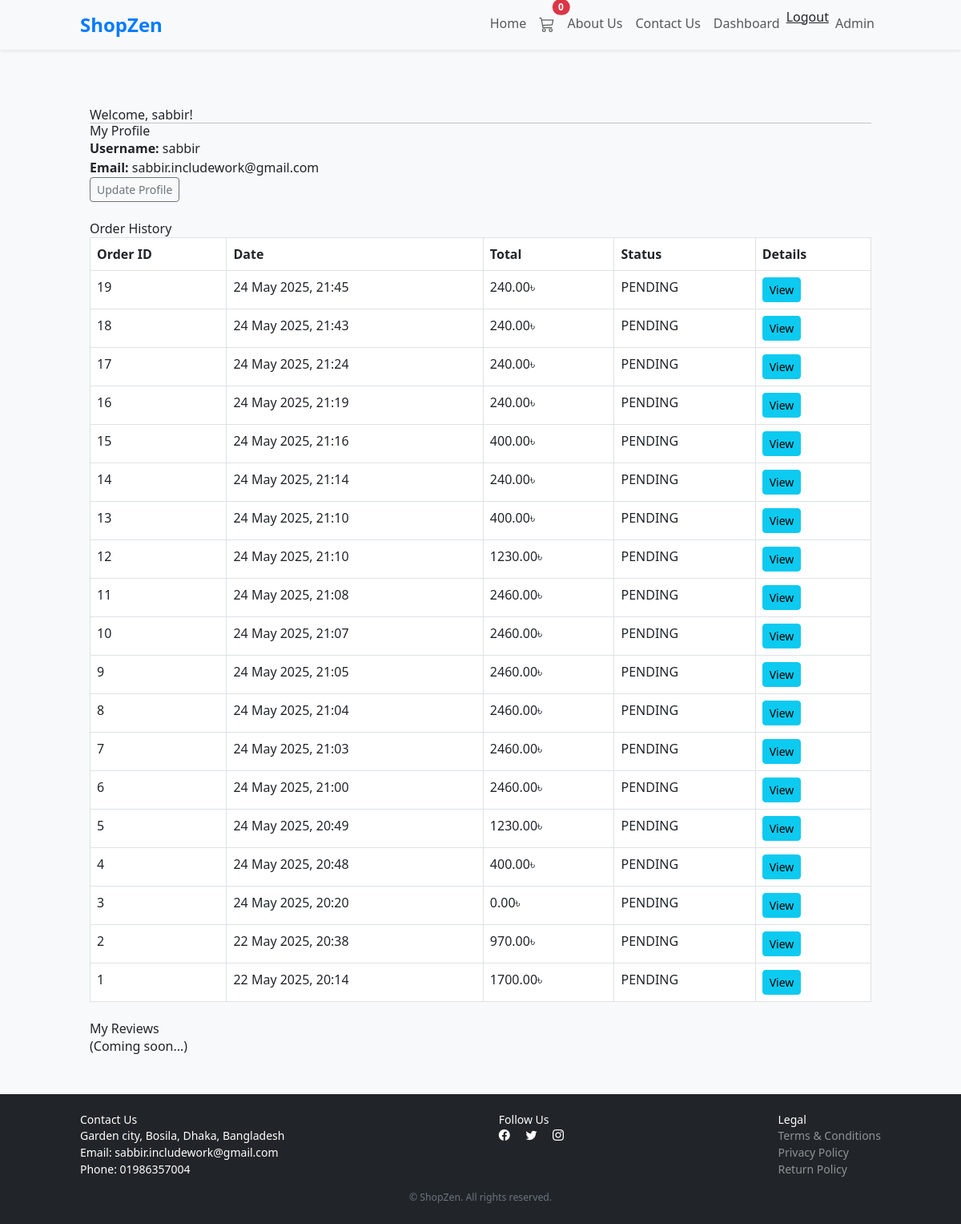
The page /dashboard/ (signed in) on the database its author committed.
### shop/models.py (models this page shows, shortened)
class Order(models.Model):
    STATUS_CHOICES = [
        ("PENDING", "Pending"),
        ("PAID", "Paid"),
        ("FAILED", "Failed"),
    ]
    user        = models.ForeignKey(settings.AUTH_USER_MODEL, on_delete=models.CASCADE)
    tran_id     = models.CharField(max_length=255, blank=True, null=True)  # transaction id
    status      = models.CharField(max_length=10, choices=STATUS_CHOICES, default="PENDING")
    total       = models.DecimalField(max_digits=12, decimal_places=2)
    created_at  = models.DateTimeField(auto_now_add=True)
    payment_method = models.CharField(max_length=50, blank=True, null=True)
    bkash_number = models.CharField(max_length=20, blank=True, null=True)

### shop/views.py (the view)
# urls.py: path("dashboard/", views.dashboard, name="dashboard"),
@login_required
def dashboard(request):
    orders = Order.objects.filter(user=request.user).order_by('-created_at')
    return render(request, "shop/dashboard.html", {"orders": orders})

### shop/templates/shop/dashboard.html (shortened to what this page needs)
{% extends "shop/base.html" %}
{% block content %}
<div class="container mt-4">
    <h2>Welcome, {{ user.get_full_name|default:user.username }}!</h2>
    <hr>
    <div class="mb-4">
        <h4>My Profile</h4>
        <ul>
            <li><strong>Username:</strong> {{ user.username }}</li>
            <li><strong>Email:</strong> {{ user.email }}</li>
        </ul>
        <a href="{% url 'shop:update_profile' %}" class="btn btn-sm btn-outline-secondary">Update Profile</a>
    </div>
    <div class="mb-4">
        <h4>Order History</h4>
        {% if orders %}
            <table class="table table-bordered">
                <thead>
                    <tr>
                        <th>Order ID</th>
                        <th>Date</th>
                        <th>Total</th>
                        <th>Status</th>
                        <th>Details</th>
                    </tr>
                </thead>
                <tbody>
                    {% for order in orders %}
                    <tr>
                        <td>{{ order.id }}</td>
                        <td>{{ order.created_at|date:"d M Y, H:i" }}</td>
                        <td>{{ order.total }}৳</td>
                        <td>{{ order.status|default:"Pending" }}</td>
                        <td><a href="{% url 'shop:order_detail' order.id %}" class="btn btn-sm btn-info">View</a></td>
                    </tr>
                    {% endfor %}
                </tbody>
            </table>
        {% else %}
            <p>You have not placed any orders yet.</p>
        {% endif %}
    </div>
    <div class="mb-4">
        <h4>My Reviews</h4>
        <p>(Coming soon...)</p>
    </div>
</div>
{% endblock %}

### shop/static/shop/css/styles.css (style rules this page uses)
body { background-color: #f8f9fa; font-family: 'Segoe UI', Tahoma, Geneva, Verdana, sans-serif; }

### shop/templates/shop/base.html (style rules this page uses)
body { padding-top: 70px; }

### rows shown on the page
Order: id "19", created_at "24 May 2025, 21:45", total "240.00", status "PENDING"
Order: id "18", created_at "24 May 2025, 21:43", total "240.00", status "PENDING"
Order: id "17", created_at "24 May 2025, 21:24", total "240.00", status "PENDING"
Order: id "16", created_at "24 May 2025, 21:19", total "240.00", status "PENDING"
Order: id "15", created_at "24 May 2025, 21:16", total "400.00", status "PENDING"
Order: id "14", created_at "24 May 2025, 21:14", total "240.00", status "PENDING"
Order: id "13", created_at "24 May 2025, 21:10", total "400.00", status "PENDING"
Order: id "12", created_at "24 May 2025, 21:10", total "1230.00", status "PENDING"
Order: id "11", created_at "24 May 2025, 21:08", total "2460.00", status "PENDING"
Order: id "10", created_at "24 May 2025, 21:07", total "2460.00", status "PENDING"
Order: id "9", created_at "24 May 2025, 21:05", total "2460.00", status "PENDING"
Order: id "8", created_at "24 May 2025, 21:04", total "2460.00", status "PENDING"
Order: id "7", created_at "24 May 2025, 21:03", total "2460.00", status "PENDING"
Order: id "6", created_at "24 May 2025, 21:00", total "2460.00", status "PENDING"
Order: id "5", created_at "24 May 2025, 20:49", total "1230.00", status "PENDING"
Order: id "4", created_at "24 May 2025, 20:48", total "400.00", status "PENDING"
Order: id "3", created_at "24 May 2025, 20:20", total "0.00", status "PENDING"
Order: id "2", created_at "22 May 2025, 20:38", total "970.00", status "PENDING"
Order: id "1", created_at "22 May 2025, 20:14", total "1700.00", status "PENDING"

### other values the page prints
{{ user.get_full_name|default:user.username }} "sabbir"
{{ user.username }} "sabbir"
{{ user.email }} "sabbir.includework@gmail.com"
